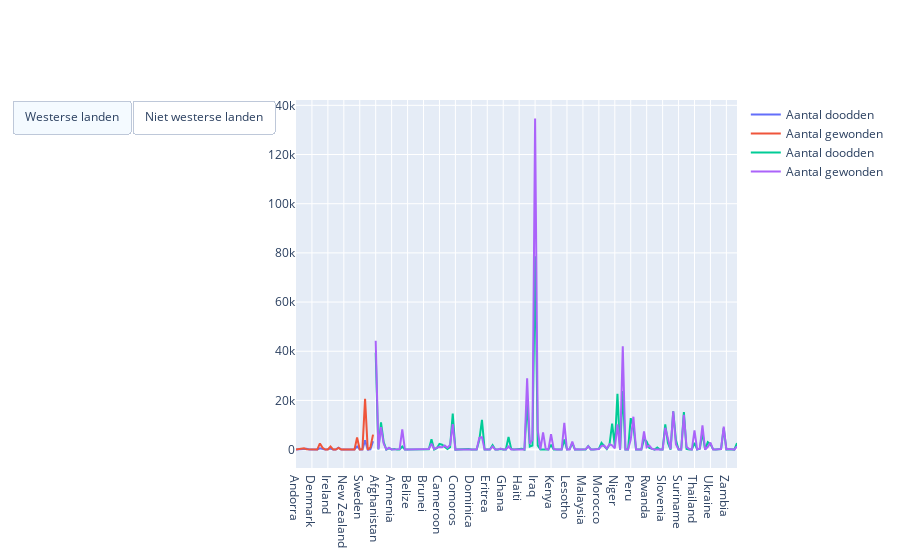

Notebook code cell kept with this figure:
### Code cell
fig = go.Figure()
fig.add_trace(go.Scatter(x=west["country_txt"].unique(), y=west["nkill"], name="Aantal doodden", mode="lines"))
fig.add_trace(go.Scatter(x=west["country_txt"].unique(), y=west["nwound"], name="Aantal gewonden", mode="lines"))

fig.add_trace(go.Scatter(x=nonwest["country_txt"].unique(), y=nonwest["nkill"], name="Aantal doodden", mode="lines"))
fig.add_trace(go.Scatter(x=nonwest["country_txt"].unique(), y=nonwest["nwound"], name="Aantal gewonden", mode="lines"))

fig = fig.update_layout(
            updatemenus=[
                dict(
                type='buttons',
                direction='left',
                buttons=list([
                    dict(
                        label = "Westerse landen",
                        method = "update",
                        args = [{"visibale": [True, True, False, False]},
                               {"title": "Aantal doodden en gewonden westersw landen"}]
                    ),
                     dict(
                         label = "Niet westerse landen",
                         method = "update",
                         args = [{"visibale": [False, False, True, True]},
                               {"title": "Aantal doodden en gewonden niet westersw landen"}]
                     )
                ])
                )
            ])

fig.show()

### Figure 1 — Plotly figure (JSON) as saved in the notebook; plotly's stock layout.template omitted (floating-point values rounded to 4 significant figures; data arrays with more than 128 entries replaced by an {"elided": "..."} marker saying what was removed)
{"data": [{"mode": "lines", "name": "Aantal doodden", "type": "scatter", "x": ["Andorra", "Australia", "Austria", "Belgium", "Canada", "Cyprus", "Denmark", "Fiji", "Finland", "France", "Greece", "Iceland", "Ireland", "Italy", "Luxembourg", "Malta", "Mexico", "Netherlands", "New Zealand", "Norway", "Papua New Guinea", "Portugal", "Solomon Islands", "Spain", "Sweden", "Switzerland", "United States", "Vanuatu", "West Germany (FRG)", "United Kingdom"], "y": [0, 23, 30, 79, 365, 45, 5, 8, 11, 534, 325, 0, 117, 420, 0, 5, 780, 37, 1, 79, 79, 32, 4, 1288, 22, 74, 3771, 0, 97, 3410]}, {"mode": "lines", "name": "Aantal gewonden", "type": "scatter", "x": ["Andorra", "Australia", "Austria", "Belgium", "Canada", "Cyprus", "Denmark", "Fiji", "Finland", "France", "Greece", "Iceland", "Ireland", "Italy", "Luxembourg", "Malta", "Mexico", "Netherlands", "New Zealand", "Norway", "Papua New Guinea", "Portugal", "Solomon Islands", "Spain", "Sweden", "Switzerland", "United States", "Vanuatu", "West Germany (FRG)", "United Kingdom"], "y": [0, 113, 126, 516, 146, 41, 29, 18, 27, 2516, 733, 0, 31, 1291, 6, 12, 683, 58, 2, 88, 91, 95, 0, 4935, 80, 94, 20702, 0, 862, 6106]}, {"mode": "lines", "name": "Aantal doodden", "type": "scatter", "x": {"elided": "137 str values"}, "y": {"elided": "137 int values"}}, {"mode": "lines", "name": "Aantal gewonden", "type": "scatter", "x": {"elided": "137 str values"}, "y": {"elided": "137 int values"}}], "layout": {"updatemenus": [{"buttons": [{"args": [{"visibale": [true, true, false, false]}, {"title": "Aantal doodden en gewonden westersw landen"}], "label": "Westerse landen", "method": "update"}, {"args": [{"visibale": [false, false, true, true]}, {"title": "Aantal doodden en gewonden niet westersw landen"}], "label": "Niet westerse landen", "method": "update"}], "direction": "left", "type": "buttons"}]}}
